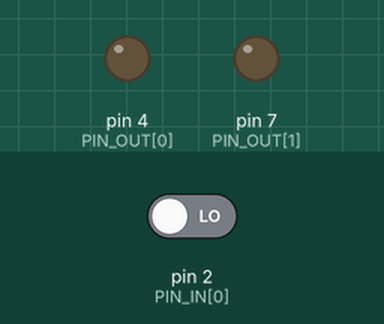
This sketch was run on a simulated Arduino Uno, built with avr-gcc and run on an emulated ATmega328P. On the bench: output pins drawn as LEDs (lit = HIGH). Dashed ring = blinking. Inputs (shaded band) come from the test bench; at power-on: pin 2 (PIN_IN[0]) LOW.

Above: at 1.2 s.
1.3 s: pin 2 (PIN_IN[0]) driven HIGH
At 1.8 s:
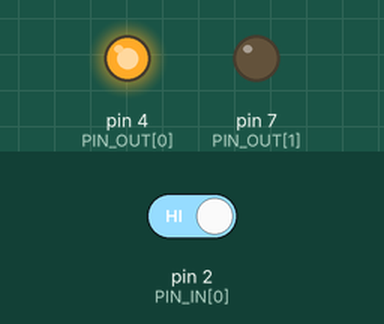
At 2.8 s:
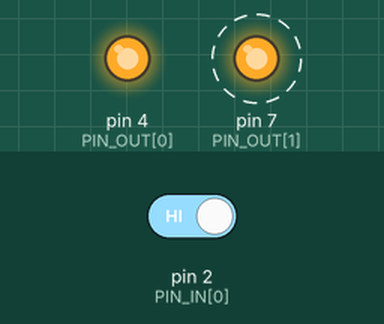
4.3 s: pin 2 (PIN_IN[0]) driven LOW
At 6.3 s:
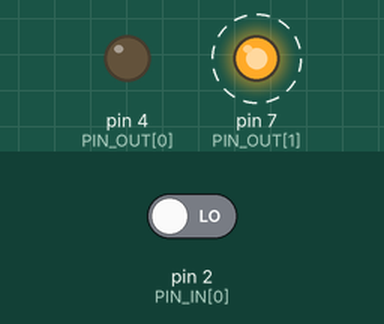
Timing chart, 0 to 13.3 s (numbered marks = the images above; inputs shaded):
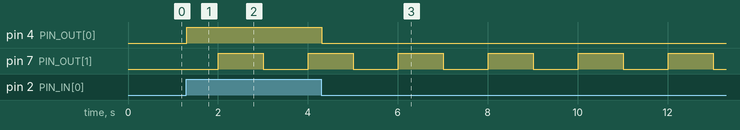

The sketch:

main.ino
```cpp
// (C) Erik Lindstrand, Konstantinos Rokanas, Michal Spano, group: 5 (2024)
// Work package 5
// Exercise 1
// Submission code: HN1DS1

uint8_t button_is_on    = 0,        // Store the state of the push button (on/off)
        LED_is_on       = 0;        // Store the state of the LED (on/off)
const uint8_t PIN_IN[]  = { 2 };    // Declare output pin
const uint8_t PIN_OUT[] = { 4, 7 }; // Declare input pins
unsigned long t_buff    = 0;        // Time indicator buffer (used with `millis`)

/* Set up the individual pins */
void setup() {
  pinMode(PIN_IN[0],  INPUT);  // Push button at digital pin 2.
  pinMode(PIN_OUT[0], OUTPUT); // LED at pin 4.
  pinMode(PIN_OUT[1], OUTPUT); // LED at pin 7.
}

/* Program's loop body */
void loop() {
  // During each iteration of the loop, get the current elapsed time of the
  // program. This implementation uses the non-blocking `millis()` function.
  unsigned long current_time = millis();

  // The following code block will be executed each 1 second.
  // Note: the interval span is 1000 ms, because `millis()` returns the time in
  // milliseconds.
  if (current_time > t_buff + 1000) {
    t_buff = current_time;  // Assign the current time to the buffer.
    LED_is_on = !LED_is_on; // Negate the state of the LED (is should
                            // alternate every second).

    // Based on the state of the LED, either turn it on or off.
    LED_is_on ? digitalWrite(PIN_OUT[1], LOW)    // Dim the LED
              : digitalWrite(PIN_OUT[1], HIGH);  // Light up the LED
  }

  // The following code segment is executed separately, because `millis()` is
  // non-blocking.

  // Read the state of the button at digital port 2.
  button_is_on = digitalRead(PIN_IN[0]);

  // If the button is pressed, light up the LED. Otherwise, dim the LED if the
  // button is not pressed.
  button_is_on == HIGH ? digitalWrite(PIN_OUT[0], HIGH)
                       : digitalWrite(PIN_OUT[0], LOW);

  // Add some small delay. This value is minimal, so it is acceptable that the blocking
  // `delay` function is used.
  delay(10);
}
```

Measured:
- after the input at 1.3 s, pin 4 (PIN_OUT[0]): LOW → HIGH at once
- after the input at 4.3 s, pin 4 (PIN_OUT[0]): HIGH → LOW at once
- by itself, pin 7 (PIN_OUT[1]): alternates HIGH for 1.0 s and LOW for 1.0 s
